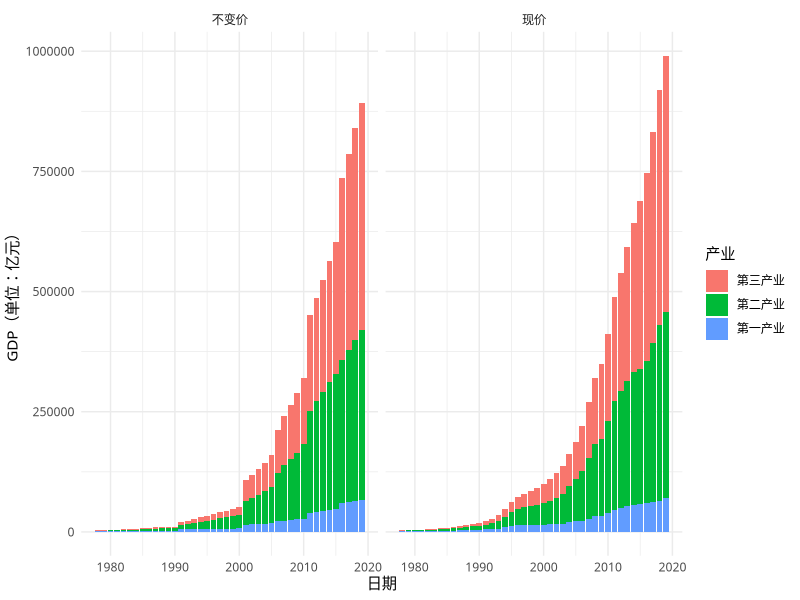
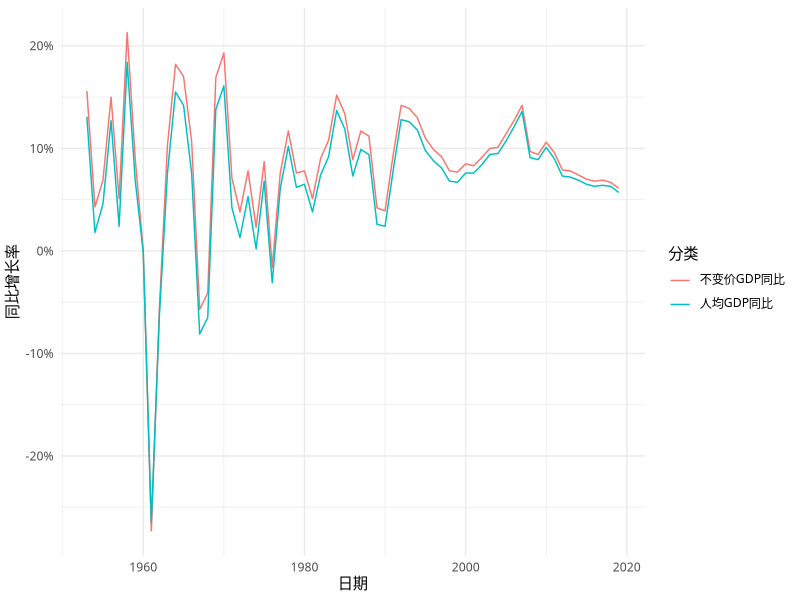
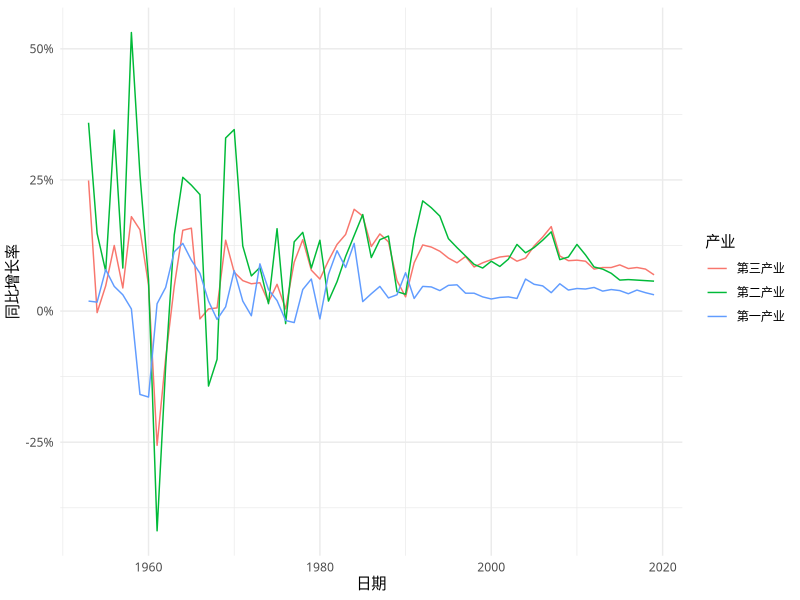
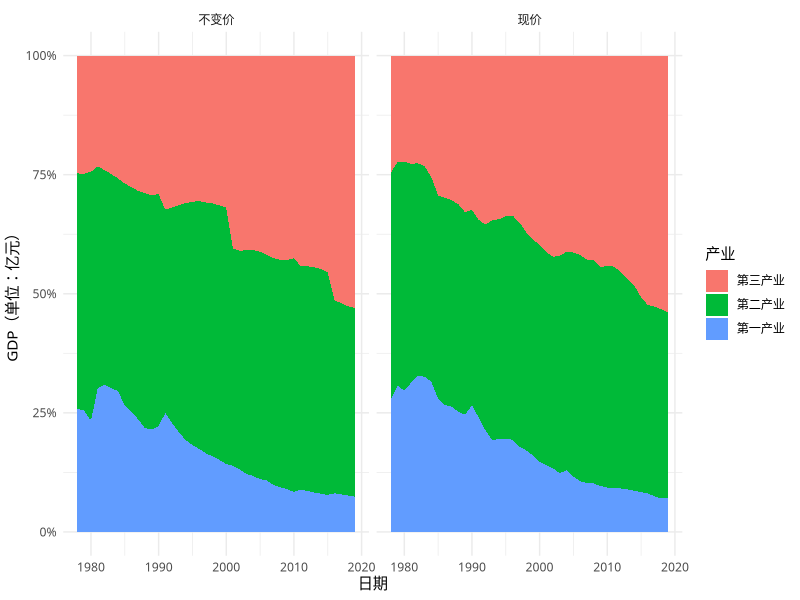
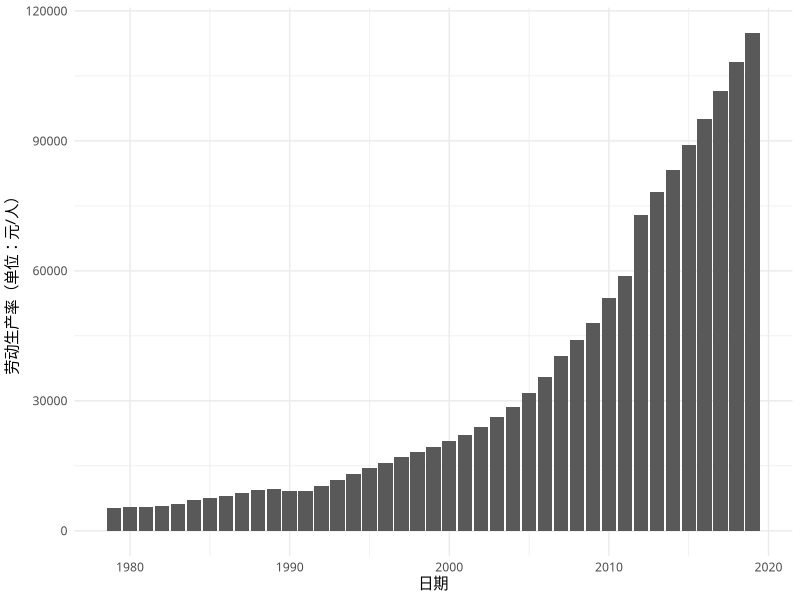
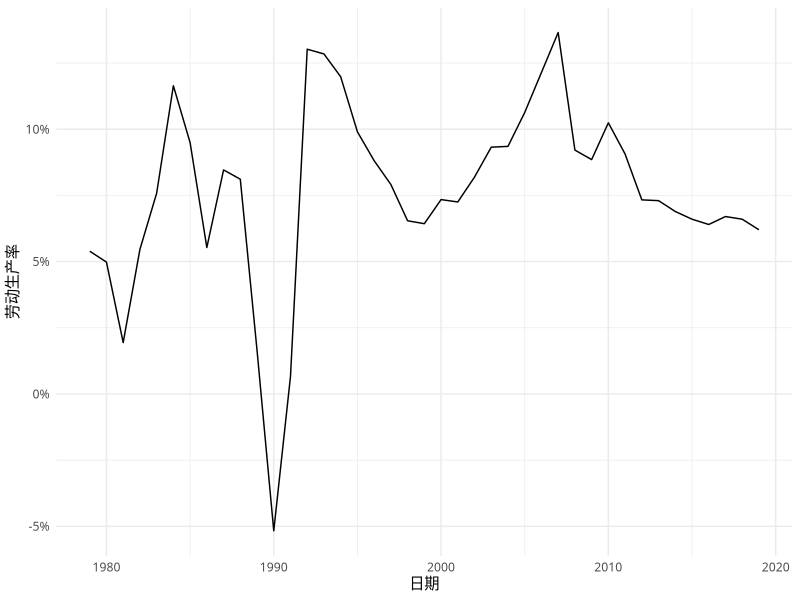
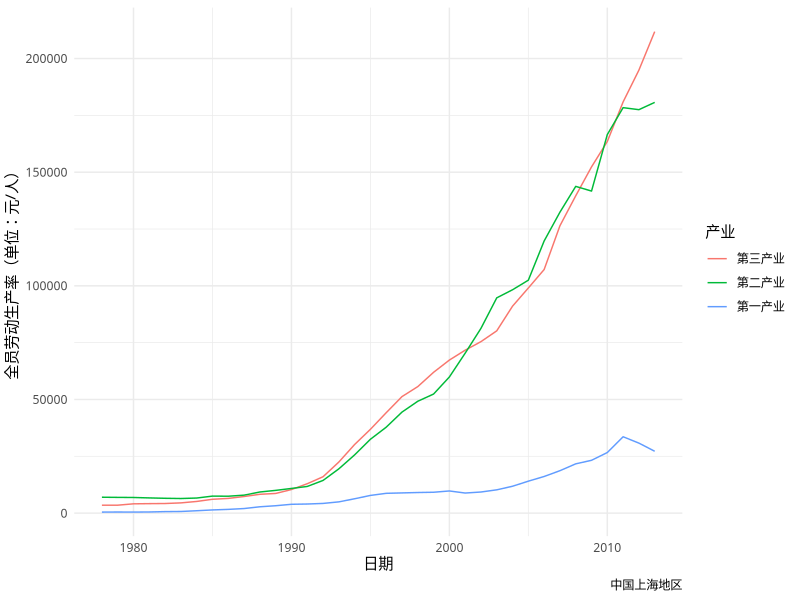
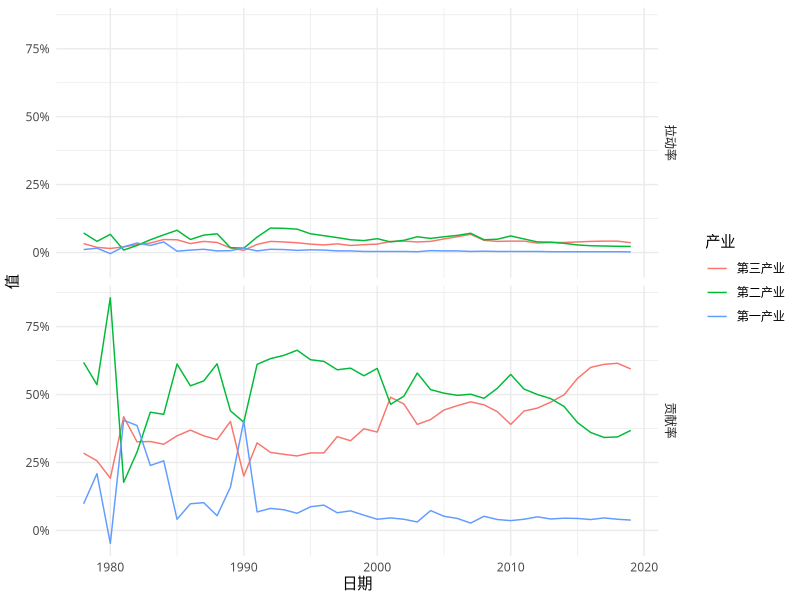

Source code (R) for these figures, in order:
## ---- chunk 1
knitr::opts_chunk$set(fig.pos = 'H', echo = FALSE, warning = FALSE, message = FALSE)
library(tidyverse)
library(knitr)
# base_family = 'STXihei'
## ---- chunk 2
GDP = read.csv("GDP.csv")
GDP_gather = GDP %>% 
  filter(日期 > 1977) %>% 
  gather("产业", "GDP", 2:ncol(GDP))
GDP_gather_1 = GDP_gather %>% 
  filter(产业 %in% c("GDP.现价.第一产业", "GDP.现价.第二产业", "GDP.现价.第三产业")) %>% 
  mutate(计算方式 = "现价")
GDP_gather_2 = GDP_gather %>% 
  filter(产业 %in% c("GDP.不变价.第一产业", "GDP.不变价.第二产业", "GDP.不变价.第三产业")) %>% 
  mutate(计算方式 = "不变价")
GDP_gather = rbind(GDP_gather_1, GDP_gather_2)
GDP_gather$产业[which(GDP_gather$产业 %in% c("GDP.现价.第一产业", "GDP.不变价.第一产业"))] = "第一产业"
GDP_gather$产业[which(GDP_gather$产业 %in% c("GDP.现价.第二产业", "GDP.不变价.第二产业"))] = "第二产业"
GDP_gather$产业[which(GDP_gather$产业 %in% c("GDP.现价.第三产业", "GDP.不变价.第三产业"))] = "第三产业"
## ---- chunk 3
GDP_gather %>%
  ggplot() +
  theme_minimal(base_family = "STHeiti") +
  geom_col(aes(x = 日期, y = GDP, fill = fct_reorder2(产业, 日期, GDP))) +
  facet_grid(cols = vars(计算方式)) +
  labs(fill = "产业", y = "GDP（单位：亿元）")
## ---- chunk 4
GDP_rate = read.csv("GDP_rate.csv")
GDP_rate = GDP_rate %>% 
  gather("分类", "增长率", 2:3) %>% 
  mutate(增长率 = 增长率 / 100)
GDP_rate %>%
  ggplot() +
  theme_minimal(base_family = "STKaiti") +
  geom_line(aes(x = 日期, y = 增长率, color = fct_reorder2(分类, 日期, 增长率))) +
  scale_y_continuous(labels = scales::percent) +
  labs(color = "分类", y = "同比增长率")
## ---- chunk 5
GDP_rate = read.csv("GDP_industry_rate.csv")
GDP_rate = GDP_rate %>% 
  gather("分类", "增长率", 2:4) %>% 
  mutate(增长率 = 增长率 / 100)
GDP_rate %>%
  ggplot() +
  theme_minimal(base_family = "STKaiti") +
  geom_line(aes(x = 日期, y = 增长率, color = fct_reorder2(分类, 日期, 增长率))) +
  scale_y_continuous(labels = scales::percent) +
  labs(color = "产业", y = "同比增长率")
## ---- chunk 6
GDP_gather %>%
  ggplot() +
  theme_minimal(base_family = "STKaiti") +
  geom_area(aes(x = 日期, y = GDP, fill = fct_reorder2(产业, 日期, GDP)), position = "fill") +
  scale_y_continuous(labels = scales::percent) +
  facet_grid(cols = vars(计算方式)) +
  labs(fill = "产业", y = "GDP（单位：亿元）")
## ---- chunk 7
labor = read.csv("labor.csv")
labor %>%
  ggplot(aes(x = 日期)) +
  theme_minimal(base_family = "STKaiti") +
  geom_col(aes(y = 国家全员劳动生产率)) +
  labs(y = "劳动生产率（单位：元/人）")
## ---- chunk 8
labor$同比 = labor$同比 / 100
labor %>%
  ggplot(aes(x = 日期)) +
  theme_minimal(base_family = "STKaiti") +
  scale_y_continuous(labels = scales::percent) +
  geom_line(aes(y = 同比)) +
  labs(y = "劳动生产率")
## ---- chunk 9
labor_shanghai = read.csv("labor_shanghai.csv")
labor_shanghai = labor_shanghai %>% 
  gather("产业", "劳动生产率", 2:4)
labor_shanghai$产业[which(labor_shanghai$产业 == "上海.全员劳动生产率.第一产业")] = "第一产业"
labor_shanghai$产业[which(labor_shanghai$产业 == "上海.全员劳动生产率.第二产业")] = "第二产业"
labor_shanghai$产业[which(labor_shanghai$产业 == "上海.全员劳动生产率.第三产业")] = "第三产业"
labor_shanghai %>%
  ggplot(aes(x = 日期)) +
  theme_minimal(base_family = "STKaiti") +
  geom_line(aes(y = 劳动生产率, color = fct_reorder2(产业, 日期, 劳动生产率))) +
  labs(y = "全员劳动生产率（单位：元/人）", color = "产业", caption = "中国上海地区")
## ---- chunk 10
industry = read.csv("industry.csv")
industry_gather = industry %>% 
  gather("产业", "value", 2:ncol(industry))
industry_gather_1 = industry_gather %>% 
  filter(产业 %in% c("GDP增长贡献率.第一产业", "GDP增长贡献率.第二产业", "GDP增长贡献率.第三产业")) %>% 
  mutate(指标 = "贡献率")
industry_gather_2 = industry_gather %>% 
  filter(产业 %in% c("对GDP增长的拉动.第一产业", "对GDP增长的拉动.第二产业", "对GDP增长的拉动.第三产业")) %>% 
  mutate(指标 = "拉动率")
industry_gather = rbind(industry_gather_1, industry_gather_2)
industry_gather$产业[which(industry_gather$产业 %in% c("对GDP增长的拉动.第一产业", "GDP增长贡献率.第一产业"))] = "第一产业"
industry_gather$产业[which(industry_gather$产业 %in% c("对GDP增长的拉动.第二产业", "GDP增长贡献率.第二产业"))] = "第二产业"
industry_gather$产业[which(industry_gather$产业 %in% c("对GDP增长的拉动.第三产业", "GDP增长贡献率.第三产业"))] = "第三产业"
industry_gather$value = industry_gather$value / 100
## ---- chunk 11
industry_gather %>%
  ggplot() +
  theme_minimal(base_family = "STKaiti") +
  geom_line(aes(x = 日期, y = value, color = fct_reorder2(产业, 日期, value))) +
  facet_grid(rows = vars(指标)) +
  labs(color = "产业", y = "值") +
  scale_y_continuous(labels = scales::percent)
## ---- chunk 12
expense = read.csv("expense.csv")
expense = expense[, -4]
expense_gather = expense %>% 
  gather("指标", "value", 2:ncol(expense))
expense_gather$value = expense_gather$value / 100
## ---- chunk 13
expense_gather %>%
  ggplot() +
  theme_minimal(base_family = "STKaiti") +
  geom_line(aes(x = 日期, y = value, color = fct_reorder2(指标, 日期, value))) +
  labs(color = "指标", y = "指标数值") +
  scale_y_continuous(labels = scales::percent)
